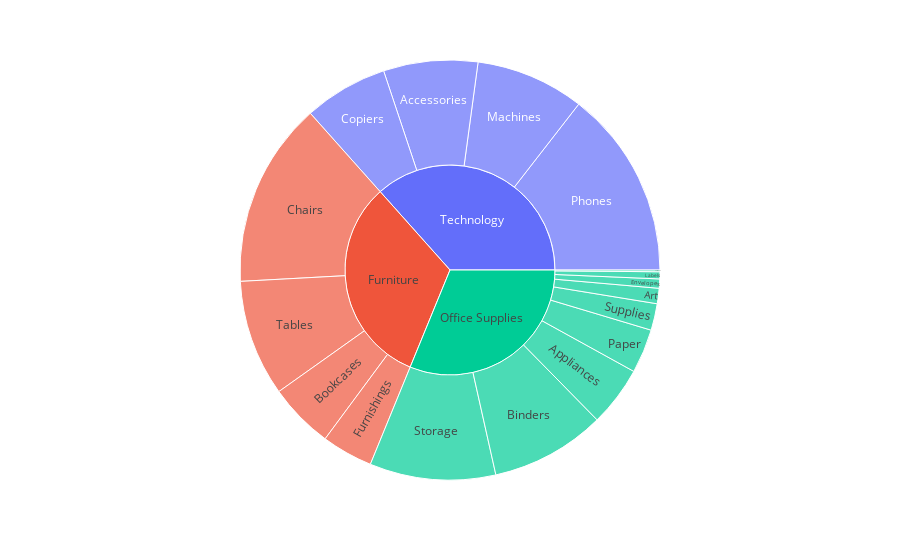

The code cell stored with this chart in its notebook:
### Code cell
# create a nested pie chart 
fig= px.sunburst(df_summary,path=['Category','Sub-Category'], values='Sales')
fig.show()

### Figure 1 — Plotly figure (JSON) as saved in the notebook; plotly's stock layout.template omitted (floating-point values rounded to 4 significant figures)
{"data": [{"branchvalues": "total", "domain": {"x": [0, 1], "y": [0, 1]}, "hovertemplate": "labels=%{label}<br>Sales=%{value}<br>parent=%{parent}<br>id=%{id}<extra></extra>", "ids": ["Technology/Accessories", "Office Supplies/Appliances", "Office Supplies/Art", "Office Supplies/Binders", "Furniture/Bookcases", "Furniture/Chairs", "Technology/Copiers", "Office Supplies/Envelopes", "Office Supplies/Fasteners", "Furniture/Furnishings", "Office Supplies/Labels", "Technology/Machines", "Office Supplies/Paper", "Technology/Phones", "Office Supplies/Storage", "Office Supplies/Supplies", "Furniture/Tables", "Furniture", "Office Supplies", "Technology"], "labels": ["Accessories", "Appliances", "Art", "Binders", "Bookcases", "Chairs", "Copiers", "Envelopes", "Fasteners", "Furnishings", "Labels", "Machines", "Paper", "Phones", "Storage", "Supplies", "Tables", "Furniture", "Office Supplies", "Technology"], "name": "", "parents": ["Technology", "Office Supplies", "Office Supplies", "Office Supplies", "Furniture", "Furniture", "Technology", "Office Supplies", "Office Supplies", "Furniture", "Office Supplies", "Technology", "Office Supplies", "Technology", "Office Supplies", "Office Supplies", "Furniture", "", "", ""], "type": "sunburst", "values": [164200.0, 104600.0, 26710.0, 200000.0, 113800.0, 322800.0, 146200.0, 16130.0, 3002.0, 89210.0, 12350.0, 189200.0, 76830.0, 327800.0, 219300.0, 46420.0, 202800.0, 728700.0, 705400.0, 827500.0]}], "layout": {"legend": {"tracegroupgap": 0}, "margin": {"t": 60}}}
